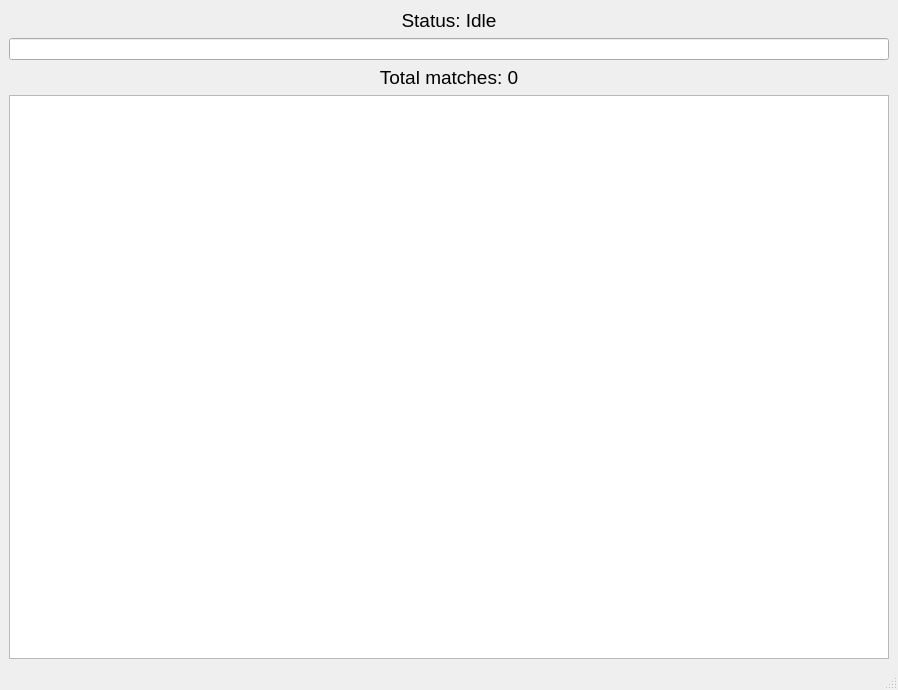
<?xml version="1.0" encoding="UTF-8"?>
<ui version="4.0">
 <class>MainWindow</class>
 <widget class="QMainWindow" name="MainWindow">
  <property name="geometry">
   <rect>
    <x>0</x>
    <y>0</y>
    <width>898</width>
    <height>690</height>
   </rect>
  </property>
  <property name="windowTitle">
   <string>MainWindow</string>
  </property>
  <widget class="QWidget" name="centralwidget">
   <layout class="QVBoxLayout" name="verticalLayout_2">
    <item>
     <widget class="QLabel" name="label">
      <property name="font">
       <font>
        <pointsize>14</pointsize>
       </font>
      </property>
      <property name="text">
       <string>Status: Idle</string>
      </property>
      <property name="alignment">
       <set>Qt::AlignCenter</set>
      </property>
     </widget>
    </item>
    <item>
     <widget class="QLineEdit" name="lineEdit"/>
    </item>
    <item>
     <widget class="QLabel" name="labelMatches">
      <property name="font">
       <font>
        <pointsize>14</pointsize>
       </font>
      </property>
      <property name="text">
       <string>Total matches: 0</string>
      </property>
      <property name="alignment">
       <set>Qt::AlignCenter</set>
      </property>
     </widget>
    </item>
    <item>
     <widget class="QTextEdit" name="textEdit">
      <property name="readOnly">
       <bool>true</bool>
      </property>
     </widget>
    </item>
   </layout>
  </widget>
  <widget class="QStatusBar" name="statusbar"/>
 </widget>
 <resources/>
 <connections/>
</ui>
